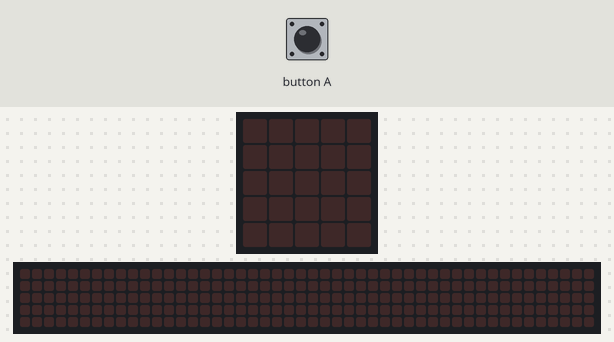
The program below on a simulated BBC micro:bit (MakeCode). On the bench: the board's 5×5 LED display, a strip that is not on the board, showing the scrolling text unrolled. The test bench sets the inputs (shaded band). The 48×5 strip is a reading aid, not a part: it shows the text the display is scrolling, unrolled, one strip-width of it at a time.

Above: at 1.2 s.
1.3 s: button A pressed for 0.15 s
At 4.1 s:
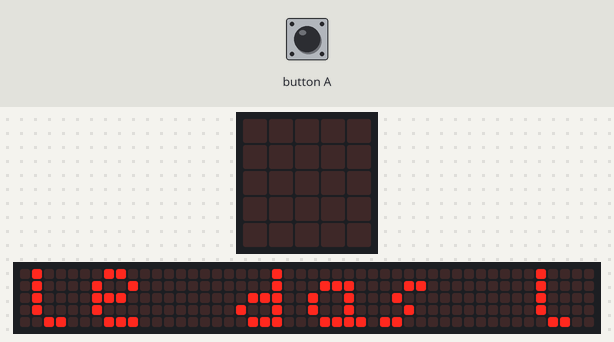
At 12.1 s:
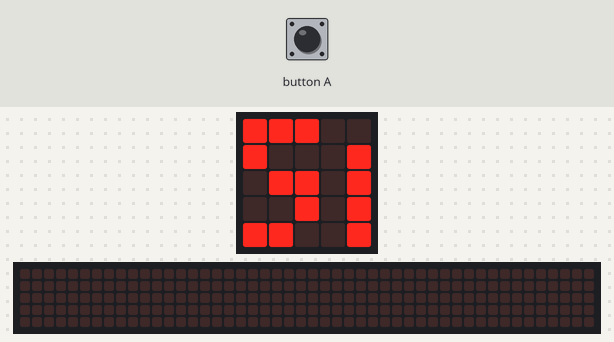
Timing chart, 0 to 13.6 s (numbered marks = the images above; inputs shaded):
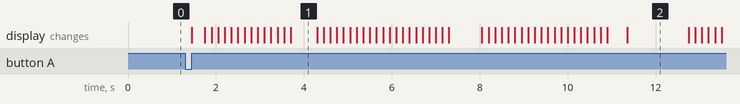

The program:

main.ts
```typescript
function feliz () {

}
function enojado () {
    basic.showLeds(`
        . # . # .
        . . # . .
        # . . . #
        . # # # .
        . # . # .
        `)
}
input.onButtonPressed(Button.A, function () {
    basic.showString("le das luz")
    basic.showLeds(`
        # # # . .
        # . . . #
        . # # . #
        . . # . #
        # # . . #
        `)
    basic.pause(1000)
    basic.showString("gracias")
    basic.showLeds(`
        . . . . .
        . # . # .
        . . # . .
        # . . . #
        . # # # .
        `)
})
function triste () {
    basic.showLeds(`
        . . . . .
        . # . # .
        . . # . .
        . # # # .
        # . . . #
        `)
}
function por_que () {

}
function eeeeeee () {
    basic.showLeds(`
        . . . . .
        . # . # .
        . . # . .
        # # # # #
        . . . . .
        `)
}
```

test.ts
```typescript
// aquí va el archivo "tests"; esto no se compilará cuando este paquete se utilice como una extensión.
```

Measured:
- after the input at 1.3 s, the display: changes after 0.15 s (image 1)
- what the display in image 1 shows lasts 0.6 s, from 3.7 s to 4.3 s
